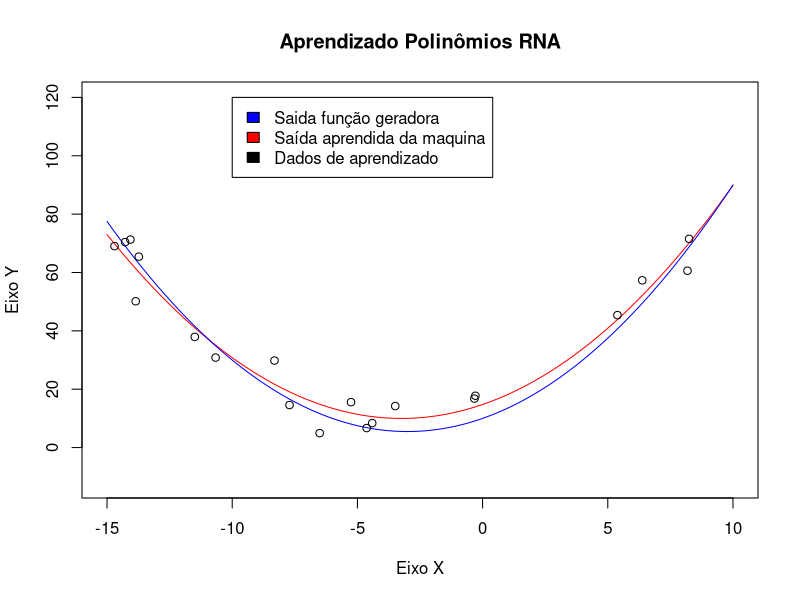

R code for this plot:
# função geradora fg(x) = 0.5x^2 + 3x
# saida esperada fg(x) + ruido gaussiano

rm(list = ls())
# dev.off()

library("corpcor") # usado para função da pseudoinversa

fgx <- function(xin) {
    (0.5 * xin^2) + (3 * xin) + 10
}

X <- runif(n = 20, min = -15, max = 10) # vetor aleatorio
Y <- fgx(X) + 10 * rnorm(length(X)) # dados de aprendizado
# os pares (xi, yi) são os dados de aprendizado da maquina
# se nao tiver o ruido gaussiano, a maquina aprenderá exatamente a função
# geradora, isto é, yhat(x) = fg(x)

# cria uma matriz em que cada coluna tem os dados dos argumentos
# assim, a coluna 1 da matriz tem o vetor X^2, etc
# H é a matriz com os dados de entrada x
H <- cbind(X^2, X^1, X^0)

# %*% é multiplicação matricial
# ou seja, temos a equação matricial w = H^+ * Y, que veio de
# Hw = y. Note que Hw = y é o sistema linear
# de todas equações montadas a partir das entradas
w <- pseudoinverse(H) %*% Y

# aqui, w sao os parametros aprendidos. (vetor de parametros w)

## --- aprendizado da RNA se encerra aqui. --- ##
# agora, é somente teste com os parametros aprendidos w

xgrid <- seq(-15, 10, 0.1) # vetor de com a sequencia
# xgrid = [-15, -14.9, -14,8, ... , 9.8, 9.9, 10]

ygrid <- ((0.5 * xgrid^2) + (3 * xgrid) + 10)
# ygrid é a saida da função geradora para cada entrada de xgrid
# assim, ygrid é a saida do sistema (sem o ruido gaussiano)

Hgrid <- cbind(xgrid^2, xgrid^1, xgrid^0)
# aqui estamos fazendo o sistema linear com as entradas xgrid:
# ygrid = Hw

yhatgrid <- Hgrid %*% w

# yhatgrid é y chapeu: é a saida aprendida da maquina

plot(
    NULL,
    main = "Aprendizado Polinômios RNA",
    xlab = "Eixo X",
    ylab = "Eixo Y",
    ylim = c(-12, 120),
    xlim = c(-15, 10)
)
lines(xgrid, yhatgrid, col = "red")
lines(xgrid, ygrid, col = "blue")
points(X, Y, col = "black")

legend(
    x = -10,
    y = 120,
    legend = c(
        "Saida função geradora",
        "Saída aprendida da maquina",
        "Dados de aprendizado"
    ),
    fill = c("blue", "red", "black")
)
